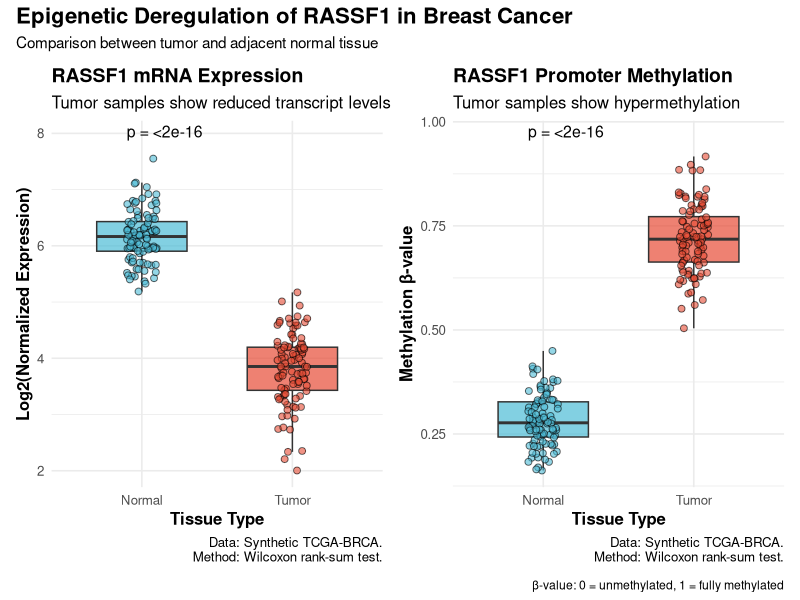
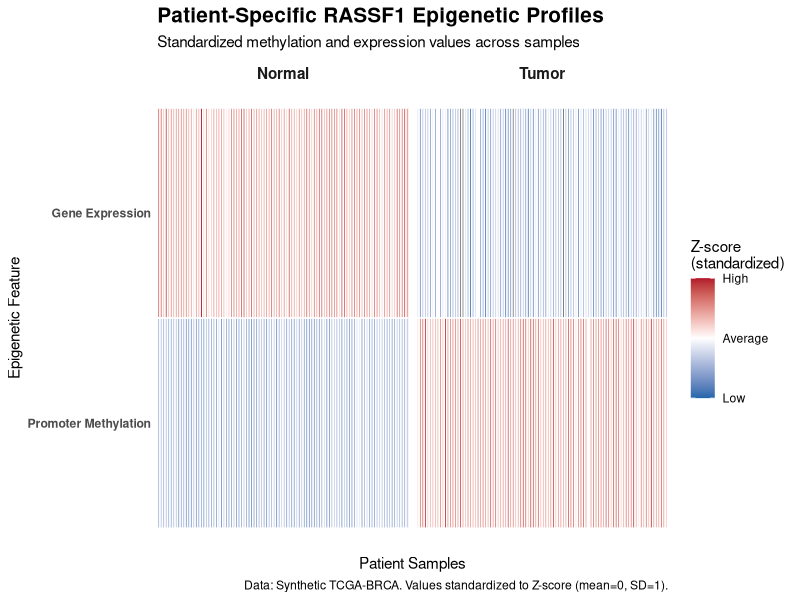
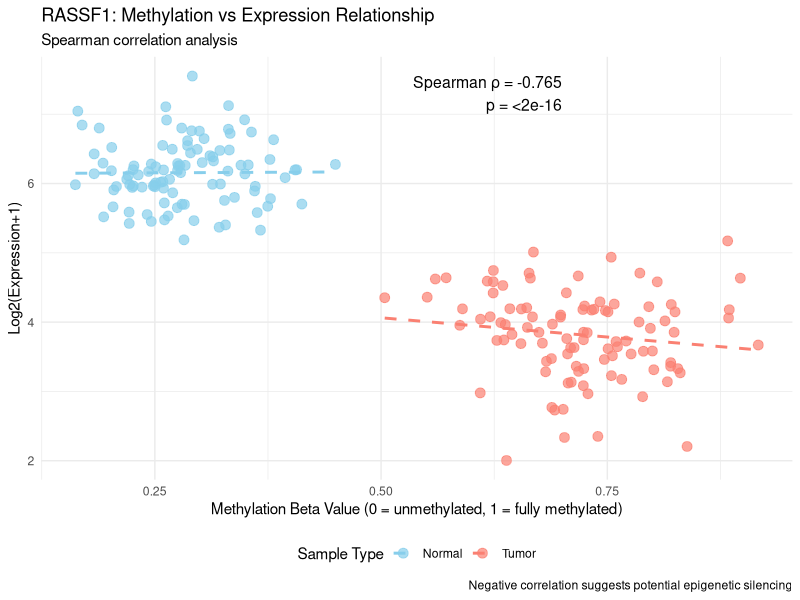
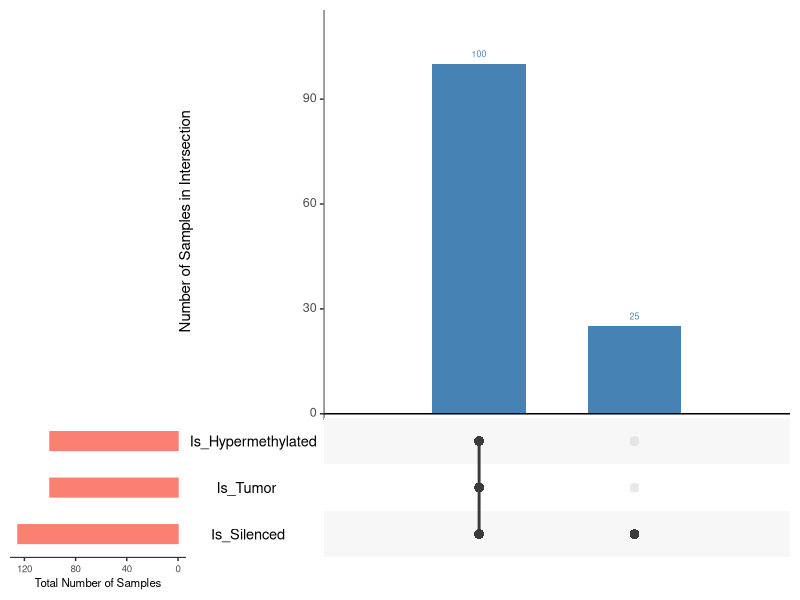

Reproduce these figures in R, in order.
## ---- chunk 1
library(dplyr) # Data manipulation 
library(ggplot2) # Data visualization 
library(tidyr) # Data tidying 
library(patchwork) # Combine plots 
library(ggpubr) #for boxplots
## ---- chunk 2
sessionInfo()
## ---- chunk 3

# Generate synthetic data that mimics TCGA-BRCA patterns for RASSF1
set.seed(42)  # For reproducibility

# Create synthetic dataset
analysis_df <- data.frame(
  Patient_ID = paste0("TCGA-", 
                      c(paste0("T0", 1:99), "T100",  # Tumor samples
                        paste0("N0", 1:99), "N100")), # Normal samples
  Sample_Type = rep(c("Tumor", "Normal"), each = 100),
  Expression = c(
    # Tumor samples: lower expression (simulating silencing)
    rnorm(100, mean = 3.8, sd = 0.6),
    # Normal samples: higher expression
    rnorm(100, mean = 6.2, sd = 0.5)
  ),
  Methylation = c(
    # Tumor samples: higher methylation (simulating promotor hypermethylation)
    rnorm(100, mean = 0.72, sd = 0.08),
    # Normal samples: lower methylation
    rnorm(100, mean = 0.28, sd = 0.07)
  )
)

# Create a simplified version for plotting
analysis_df$Sample_Type_Simple <- analysis_df$Sample_Type


print(head(analysis_df))
## ---- chunk 4
summary_stats <- analysis_df %>%
  group_by(Sample_Type) %>%
  summarise(
    n = n(),
    Mean_Expression = mean(Expression, na.rm = TRUE),
    SD_Expression = sd(Expression, na.rm = TRUE),
    Mean_Methylation = mean(Methylation, na.rm = TRUE),
    SD_Methylation = sd(Methylation, na.rm = TRUE)
  )

print(summary_stats)
## ---- chunk 5
# Expression comparison - tumor vs normal
p1 <- ggplot(analysis_df, aes(x = Sample_Type_Simple, y = Expression, 
                              fill = Sample_Type_Simple)) +
  geom_boxplot(alpha = 0.7, outlier.shape = NA, width = 0.6) +
  geom_jitter(width = 0.1, alpha = 0.6, size = 2, shape = 21, color = "black") +
  stat_compare_means(
    method = "wilcox.test",
    label = "p.format",
    label.y = max(analysis_df$Expression) * 1.05,
    size = 4
  ) +
  scale_fill_manual(values = c("Normal" = "#4DBBD5", "Tumor" = "#E64B35")) +
  labs(
    title = "RASSF1 mRNA Expression",
    subtitle = "Tumor samples show reduced transcript levels",
    x = "Tissue Type",
    y = "Log2(Normalized Expression)",
    caption = "Data: Synthetic TCGA-BRCA.
    Method: Wilcoxon rank-sum test."

  ) +
  theme_minimal(base_size = 12) +
  theme(
    legend.position = "none",
    plot.title = element_text(face = "bold", size = 14),
    axis.title = element_text(face = "bold")
  )

# Methylation comparison - tumor vs normal
p2 <- ggplot(analysis_df, aes(x = Sample_Type_Simple, y = Methylation,
                              fill = Sample_Type_Simple)) +
  geom_boxplot(alpha = 0.7, outlier.shape = NA, width = 0.6) +
  geom_jitter(width = 0.1, alpha = 0.6, size = 2, shape = 21, color = "black") +
  stat_compare_means(
    method = "wilcox.test",
    label = "p.format",
    label.y = max(analysis_df$Methylation) * 1.05,
    size = 4
  ) +
  scale_fill_manual(values = c("Normal" = "#4DBBD5", "Tumor" = "#E64B35")) +
  labs(
    title = "RASSF1 Promoter Methylation",
    subtitle = "Tumor samples show hypermethylation",
    x = "Tissue Type",
    y = "Methylation β-value",
     caption = "Data: Synthetic TCGA-BRCA.
    Method: Wilcoxon rank-sum test."

  ) +
  theme_minimal(base_size = 12) +
  theme(
    legend.position = "none",
    plot.title = element_text(face = "bold", size = 14),
    axis.title = element_text(face = "bold")
  )

# Display plots side by side
(p1 | p2) +
  plot_annotation(
    title = "Epigenetic Deregulation of RASSF1 in Breast Cancer",
    subtitle = "Comparison between tumor and adjacent normal tissue",
    caption = "β-value: 0 = unmethylated, 1 = fully methylated",
    theme = theme(plot.title = element_text(face = "bold", size = 16))
  )
## ---- chunk 6
# Prepare data for heatmap
heatmap_data <- analysis_df %>%
  mutate(
    Expression_Z  = scale(Expression),
    Methylation_Z = scale(Methylation)
  ) %>%
  select(Patient_ID, Expression_Z, Methylation_Z, Sample_Type_Simple) %>%
  pivot_longer(
    cols = c(Expression_Z, Methylation_Z) ,
      names_to = "Epigenetic_Feature",
    values_to = "Z_Score"
  ) %>%
  mutate(
    Patient_ID = factor(Patient_ID, levels = unique(Patient_ID)),
    Epigenetic_Feature = factor(Epigenetic_Feature,
                               levels = c("Methylation_Z", "Expression_Z"),
                               labels = c("Promoter Methylation", "Gene Expression"))
  )

# Create annotated heatmap
ggplot(heatmap_data, aes(x = Patient_ID, y = Epigenetic_Feature, fill = Z_Score)) +
  geom_tile(color = "white" , size = 0.5) +
  facet_grid(~ Sample_Type_Simple, scales = "free_x", space = "free_x") +
  scale_fill_gradient2(
     low = "#2166AC", mid = "white", high = "#B2182B",
    midpoint = 0,
    name = "Z-score\n(standardized)",
    limits = c (-2, 2) ,
    breaks = c(-2, 0,  2),
    labels = c("Low", "Average", "High")
  ) +
  labs(
     title = "Patient-Specific RASSF1 Epigenetic Profiles",
    subtitle = "Standardized methylation and expression values across samples",
    x = "Patient Samples",
    y = "Epigenetic Feature",
     caption = "Data: Synthetic TCGA-BRCA. Values standardized to Z-score (mean=0, SD=1)."

  ) +
  theme_minimal(base_size = 11) +
  theme(
axis.text.x = element_blank(),
      axis.ticks.x = element_blank(),

axis.text.y = element_text(face = "bold"),
    strip.text = element_text(face = "bold", size = 11),
    legend.position = "right",
    plot.title = element_text(face = "bold", size = 15),
    panel.grid = element_blank()
  )
## ---- chunk 7

# Calculate correlation
spearman_corr <- cor.test(analysis_df$Methylation, analysis_df$Expression,
                          method = "spearman", exact = FALSE)

 corr_text <- paste0("Spearman ρ = ", round(spearman_corr$estimate, 3),
                   "\np = ", format.pval(spearman_corr$p.value, digits = 3))

# Create correlation plot
ggplot(analysis_df, aes(x = Methylation, y = Expression, 
                        color = Sample_Type_Simple)) +
   geom_point(size = 3, alpha = 0.7) +
  geom_smooth(method = "lm", se = FALSE, linetype = "dashed") +
   annotate("text", x = 0.7, y = max(analysis_df$Expression),
           label = corr_text, hjust = 1, vjust = 1, size = 4) +
  scale_color_manual(values = c("Normal" = "skyblue", "Tumor" = "salmon")) +
  labs(
     title = "RASSF1: Methylation vs Expression Relationship",
    subtitle = "Spearman correlation analysis",
    x = "Methylation Beta Value (0 = unmethylated, 1 = fully methylated)",
    y = "Log2(Expression+1)",
     color = "Sample Type",
    caption = "Negative correlation suggests potential epigenetic silencing"
  ) +
  theme_minimal() +
  theme(legend.position = "bottom")
## ---- chunk 8

library(UpSetR)

# Define classification thresholds
methylation_threshold <- 0.5  # Beta > 0.5 = hypermethylated
expression_threshold <- quantile(
  analysis_df$Expression[analysis_df$Sample_Type_Simple == "Normal"],
  0.25,  # Lower quartile of normal samples
  na.rm = TRUE
)

# Create binary classification matrix
binary_matrix <- analysis_df %>%
  transmute(
    Is_Tumor = as.integer(Sample_Type_Simple == "Tumor"),
    Is_Hypermethylated = as.integer(Methylation > methylation_threshold),
    Is_Silenced = as.integer(Expression < expression_threshold)
  )

# Generate UpSet plot
upset(
  as.data.frame(binary_matrix),
  sets = c("Is_Tumor","Is_Hypermethylated","Is_Silenced"), 
  order.by = "freq",
  main.bar.color = "steelblue",
  sets.bar.color = "salmon",
  text.scale = c(1.3, 1.3, 1, 1, 1.5, 1),
  mainbar.y.label = "Number of Samples in Intersection",
  sets.x.label = "Total Number of Samples",
  point.size = 3,
  line.size = 1
)
## ---- chunk 9

# Calculate comprehensive statistics
findings <- analysis_df %>%
  group_by(Sample_Type) %>%
  summarise(
    `N` = n(),
    `Mean Expression` = sprintf("%.2f ± %.2f", 
                                mean(Expression), sd(Expression)),
    `Mean Methylation` = sprintf("%.2f ± %.2f", 
                                 mean(Methylation), sd(Methylation)),
    `Hypermethylated (%)` = sprintf("%.1f%%", 
                                    100 * mean(Methylation > 0.5)),
    `Silenced (%)` = sprintf("%.1f%%", 
                             100 * mean(Expression < expression_threshold)),
    `Co-occurrence (%)` = sprintf("%.1f%%",
                                  100 * mean(Methylation > 0.5 & 
                                             Expression < expression_threshold))
  ) %>%
  rename(`Sample Type` = Sample_Type)

# Display results
cat("## Epigenetic Profile Summary\n\n")
cat("### Correlation Analysis\n")
cat(sprintf("Spearman's ρ: %.3f\n", spearman_corr$estimate))
cat(sprintf("95%% Confidence Interval: [%.3f, %.3f]\n", 
            spearman_corr$conf.int[1], spearman_corr$conf.int[2]))
cat(sprintf("Statistical significance: p = %s\n\n", 
            format.pval(spearman_corr$p.value, digits = 3, eps = 0.001)))

cat("### Comparative Statistics\n")
print(findings)

# Additional statistical test for group differences
cat("\n### Statistical Comparisons\n")
cat("Expression (Tumor vs Normal):\n")
exp_test <- wilcox.test(Expression ~ Sample_Type, data = analysis_df)
cat(sprintf("  Wilcoxon rank-sum test: W = %.0f, p = %s\n", 
            exp_test$statistic, format.pval(exp_test$p.value, digits = 3)))

cat("Methylation (Tumor vs Normal):\n")
meth_test <- wilcox.test(Methylation ~ Sample_Type, data = analysis_df)
cat(sprintf("  Wilcoxon rank-sum test: W = %.0f, p = %s\n", 
            meth_test$statistic, format.pval(meth_test$p.value, digits = 3)))
